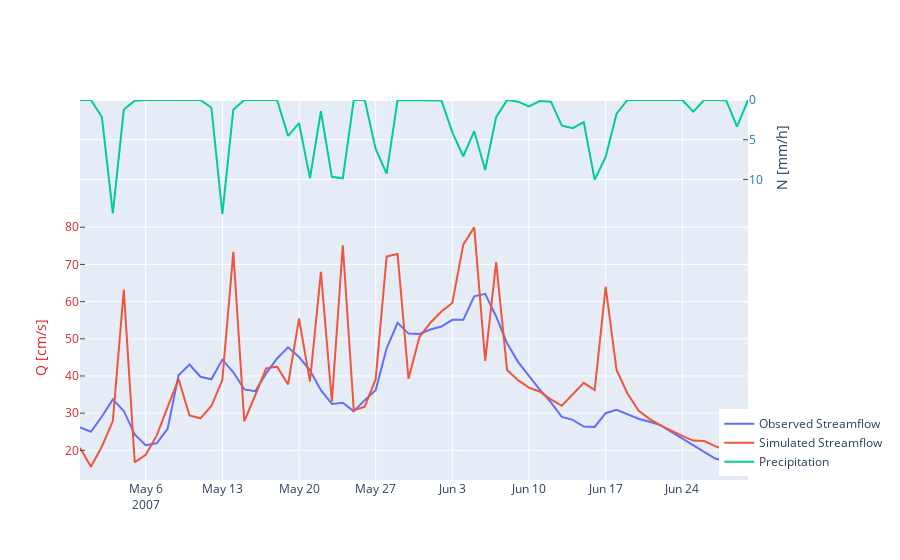

Notebook code for this chart:
### Markdown cell above
plotting input, predicted/simulated and measured time-series

### Code cell
fig = hbv._plot_streamflow_and_precipitation(
    input_data_df=hbvsaskModelObject.time_series_measured_data_df, 
    simulated_data_df=results_array[0][0]['result_time_series'], 
    input_data_time_column=hbvsaskModelObject.time_column_name,
    simulated_time_column=hbvsaskModelObject.time_column_name, 
    observed_streamflow_column=hbvsaskModelObject.streamflow_column_name,
    simulated_streamflow_column="Q_cms", 
    precipitation_columns=hbvsaskModelObject.precipitation_column_name)
fig.show()
